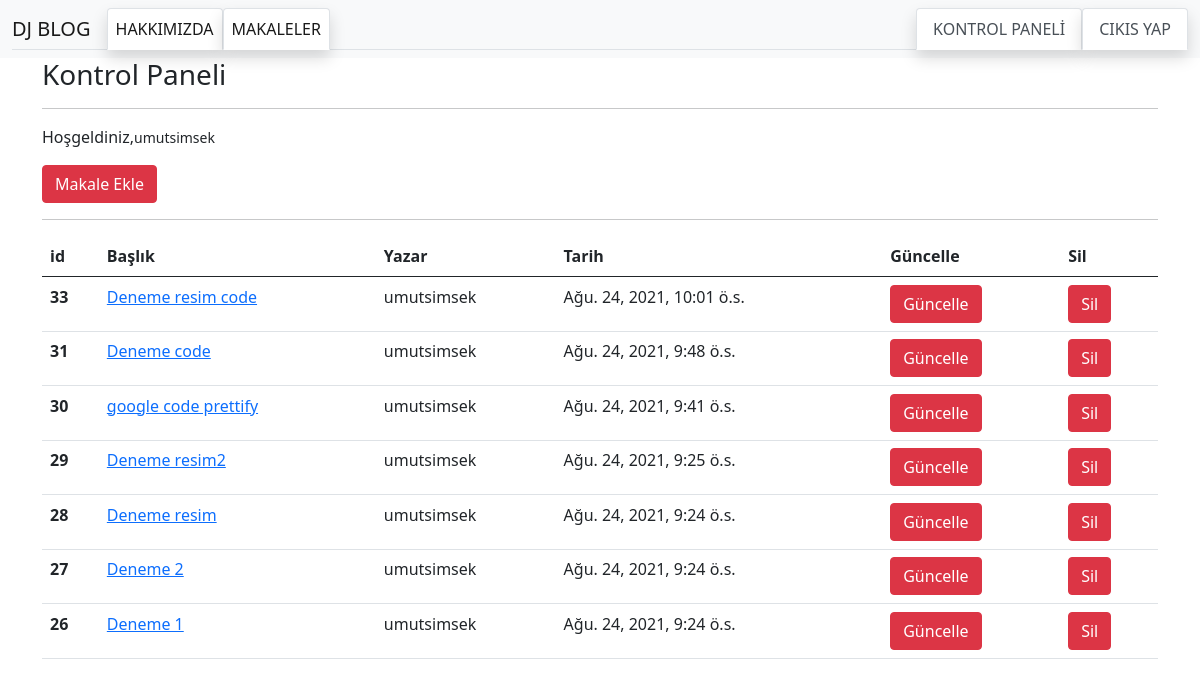
Page /articles/dashboard/ (signed in) on the earlier database version.
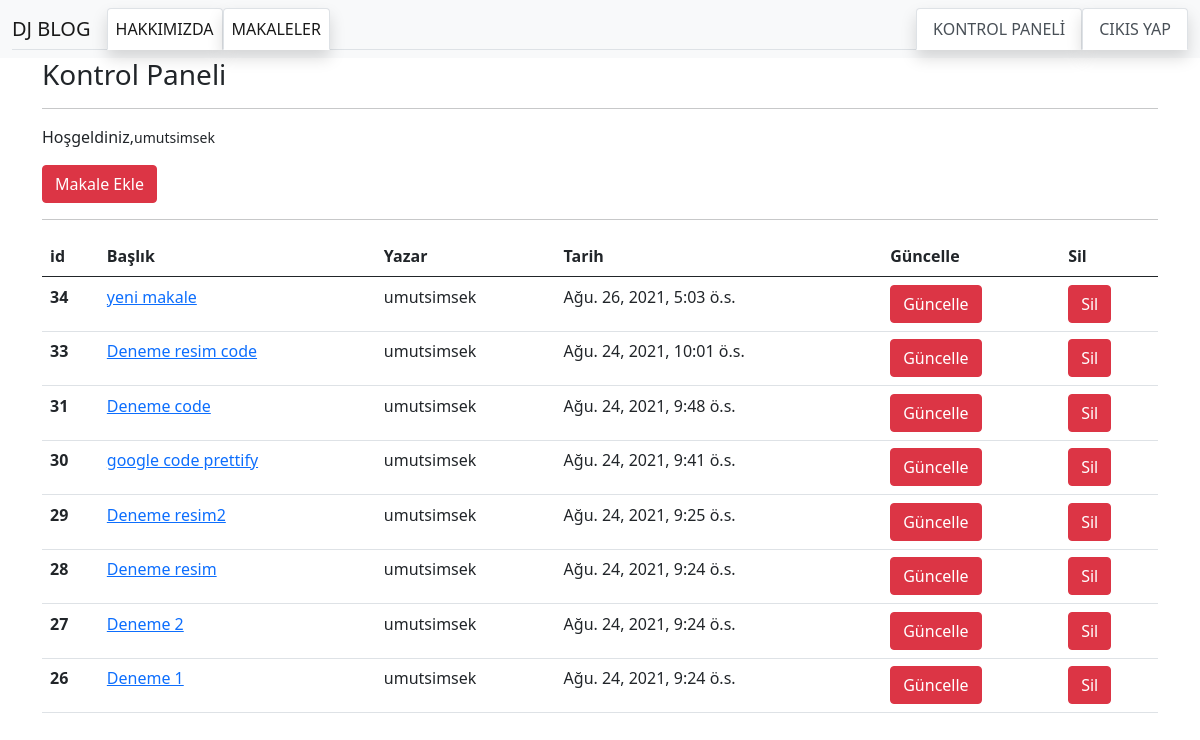
Same page on the later database version.
### article/models.py (models this page shows, shortened)
class Article(models.Model):
    author = models.ForeignKey("auth.User",on_delete=models.CASCADE ,verbose_name="Yazar")
    title = models.CharField(max_length=50,verbose_name="Başlık")
    content = RichTextField()
    created_date = models.DateTimeField(auto_now_add=True,verbose_name="Tarih/Saat")
    article_image = models.FileField(blank=True,null=True, upload_to="images/",verbose_name="Makaleye Fotoğraf Ekleyin")
    class Meta():
        ordering= ['-created_date']

### article/views.py (the view)
# urls.py: path('dashboard/',views.dashboard,name ="dashboard"),
@login_required(login_url="user:login")
def dashboard(request):
    articles = Article.objects.filter(author = request.user)
    context = {
        "articles":articles
    }
    return render(request,"dashboard.html",context)

### templates/dashboard.html
{% extends 'layout.html' %}
{% block body %}
<h3>Kontrol Paneli</h3>
<hr>
<p>Hoşgeldiniz,<small>{{request.user.username}}</small></p>
<a href="{% url 'article:addarticle' %}" class="btn btn-danger">Makale Ekle</a>
<hr>
{% if articles %}
    <table class="table">
    <thead>
      <tr>
        <th scope="col">id</th>
        <th scope="col">Başlık</th>
        <th scope="col">Yazar</th>
        <th scope="col">Tarih</th>
        <th scope="col">Güncelle</th>
        <th scope="col">Sil</th>
      </tr>
    </thead>
    <tbody>
    {% for article in articles %}
     <tr>
        <th scope="row">{{article.id}}</th>
        <td><a href="{% url 'article:detail' article.id %}">{{article.title}}</a></td>
        <td>{{article.author.username}}</td>
        <td>{{article.created_date}}</td>
        <td><a href="{% url 'article:update' article.id %}" class = "btn btn-danger">Güncelle</a></td>
        <td><a href="{% url 'article:delete' article.id %}" class = "btn btn-danger">Sil</a></td>
      <tr>
    {% endfor %}
    </tbody>
{% else %}
<div class="alert alert-danger">Henüz bir makaleniz bulunmuyor.</div>
{% endif %}
  </table>
{% endblock body %}

Differences in the rows shown:
added Article: id "34", title "yeni makale", author.username "umutsimsek", created_date "Ağu. 26, 2021, 5:03 ö.s."
